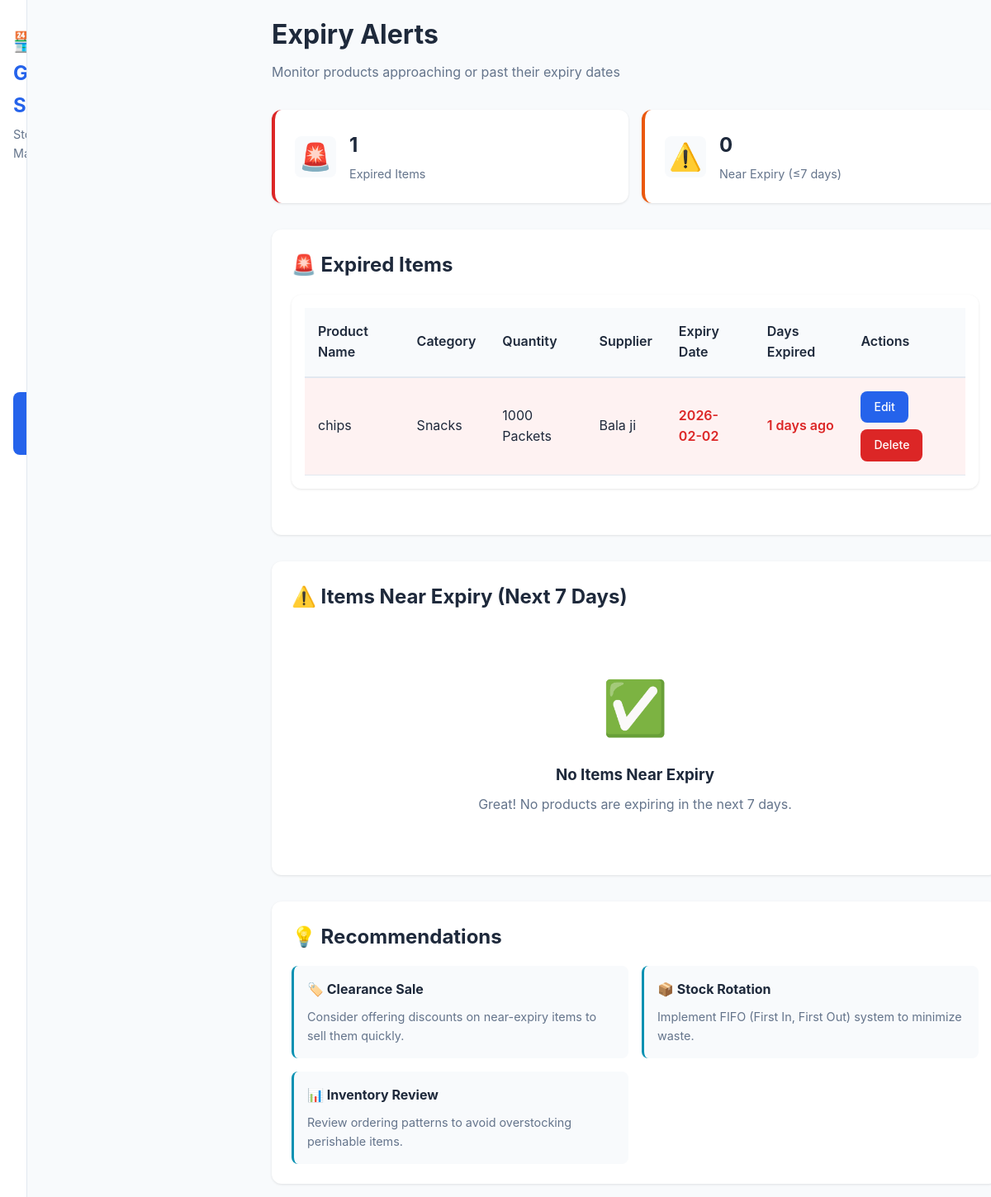
/expiry_alert (signed in), run on the app's committed database.
### tables this page shows
CREATE TABLE stock (
            id INTEGER PRIMARY KEY AUTOINCREMENT,
            product_name TEXT NOT NULL,
            category TEXT NOT NULL,
            quantity INTEGER NOT NULL,
            unit TEXT NOT NULL,
            purchase_price REAL NOT NULL,
            total_amount REAL NOT NULL,
            supplier_name TEXT NOT NULL,
            purchase_date TEXT NOT NULL,
            has_expiry TEXT NOT NULL,
            expiry_date TEXT,
            payment_status TEXT NOT NULL,
            paid_amount REAL NOT NULL,
            pending_amount REAL NOT NULL,
            notes TEXT,
            created_at TEXT NOT NULL,
            updated_at TEXT NOT NULL
        );

### app.py (the view)
@app.route('/expiry_alert')
def expiry_alert():
    if 'logged_in' not in session:
        return redirect(url_for('login'))
    conn = get_db_connection()
    all_stock = conn.execute('SELECT * FROM stock WHERE has_expiry = "YES" AND expiry_date IS NOT NULL').fetchall()
    conn.close()
    expired_items = []
    near_expiry_items = []
    for item in all_stock:
        status = calculate_expiry_status(item['expiry_date'])
        if status == 'expired':
            expired_items.append(dict(item))
        elif status == 'near_expiry':
            near_expiry_items.append(dict(item))
    return render_template('expiry_alert.html',
                         expired_items=expired_items,
                         near_expiry_items=near_expiry_items)

### app.py (called while the page is built)
@app.template_filter('days_since')
def days_since(date_str):
    if not date_str:
        return 0
    try:
        date_obj = datetime.strptime(date_str, '%Y-%m-%d').date()
        today = datetime.now().date()
        diff = (today - date_obj).days
        return max(0, diff)
    except:
        return 0

def get_db_connection():
    conn = sqlite3.connect('stock.db')
    conn.row_factory = sqlite3.Row
    return conn

def calculate_expiry_status(expiry_date):
    if not expiry_date:
        return None
    try:
        expiry = datetime.strptime(expiry_date, '%Y-%m-%d').date()
        today = datetime.now().date()
        days_until = (expiry - today).days
        if days_until < 0:
            return 'expired'
        elif days_until <= 7:
            return 'near_expiry'
        else:
            return 'fresh'
    except:
        return None

### templates/expiry_alert.html (shortened to what this page needs)
<!DOCTYPE html>
<html lang="en">
<head>
    <link rel="stylesheet" href="{{ url_for('static', filename='css/style.css') }}">
</head>
<body>
    <div class="app-container">
        <aside class="sidebar" id="sidebar">
            <div class="sidebar-header">
                <h2>🏪 General Store</h2>
                <p>Stock Management</p>
            </div>
            <nav class="sidebar-nav">
                <a href="{{ url_for('dashboard') }}" class="nav-item">
                </a>
                <a href="{{ url_for('add_product') }}" class="nav-item">
                </a>
                <a href="{{ url_for('view_stock') }}" class="nav-item">
                </a>
                <a href="{{ url_for('expiry_alert') }}" class="nav-item active">
                </a>
                <a href="{{ url_for('pending_suppliers') }}" class="nav-item">
                </a>
                <a href="{{ url_for('logout') }}" class="nav-item logout">
                </a>
            </nav>
        </aside>
        <main class="main-content">
            <header class="content-header">
                <h1>Expiry Alerts</h1>
                <p>Monitor products approaching or past their expiry dates</p>
            </header>
            <div class="alert-summary">
                <div class="alert-card danger">
                    <div class="alert-icon">🚨</div>
                    <div class="alert-content">
                        <h3>{{ expired_items|length }}</h3>
                        <p>Expired Items</p>
                    </div>
                </div>
                <div class="alert-card warning">
                    <div class="alert-icon">⚠️</div>
                    <div class="alert-content">
                        <h3>{{ near_expiry_items|length }}</h3>
                        <p>Near Expiry (≤7 days)</p>
                    </div>
                </div>
            </div>
            <section class="expiry-section">
                <h2>🚨 Expired Items</h2>
                {% if expired_items %}
                    <div class="table-container">
                        <table class="expiry-table">
                            <thead>
                                <tr>
                                    <th>Product Name</th>
                                    <th>Category</th>
                                    <th>Quantity</th>
                                    <th>Supplier</th>
                                    <th>Expiry Date</th>
                                    <th>Days Expired</th>
                                    <th>Actions</th>
                                </tr>
                            </thead>
                            <tbody>
                                {% for item in expired_items %}
                                <tr class="expired-row">
                                    <td>{{ item.product_name }}</td>
                                    <td>{{ item.category }}</td>
                                    <td>{{ item.quantity }} {{ item.unit }}</td>
                                    <td>{{ item.supplier_name }}</td>
                                    <td class="expired-date">{{ item.expiry_date }}</td>
                                    <td class="days-expired">
                                        {% set expiry_date = item.expiry_date %}
                                        {% if expiry_date %}
                                            {% set days_expired = (expiry_date|string|days_since) %}
                                            {% if days_expired > 0 %}
                                                {{ days_expired }} days ago
                                            {% else %}
                                                Today
                                            {% endif %}
                                        {% endif %}
                                    </td>
                                    <td>
                                        <div class="action-buttons">
                                            <a href="{{ url_for('edit_product', id=item.id) }}" class="btn btn-sm btn-primary">Edit</a>
                                            <a href="{{ url_for('delete_product', id=item.id) }}" class="btn btn-sm btn-danger" onclick="return confirm('Are you sure you want to delete this expired product?')">Delete</a>
                                        </div>
                                    </td>
                                </tr>
                                {% endfor %}
                            </tbody>
                        </table>
                    </div>
                {% else %}
                    <div class="empty-state">
                        <div class="empty-icon">✅</div>
                        <h3>No Expired Items</h3>
                        <p>Great! All your products are within their expiry dates.</p>
                    </div>
                {% endif %}
            </section>
            <section class="expiry-section">
                <h2>⚠️ Items Near Expiry (Next 7 Days)</h2>
                {% if near_expiry_items %}
                    <div class="table-container">
                        <table class="expiry-table">
                            <thead>
                                <tr>
                                    <th>Product Name</th>
                                    <th>Category</th>
                                    <th>Quantity</th>
                                    <th>Supplier</th>
                                    <th>Expiry Date</th>
                                    <th>Days Until Expiry</th>
                                    <th>Actions</th>
                                </tr>
                            </thead>
                            <tbody>
                                {% for item in near_expiry_items %}
                                <tr class="near-expiry-row">
                                    <td>{{ item.product_name }}</td>
                                    <td>{{ item.category }}</td>
                                    <td>{{ item.quantity }} {{ item.unit }}</td>
                                    <td>{{ item.supplier_name }}</td>
                                    <td class="near-expiry-date">{{ item.expiry_date }}</td>
                                    <td class="days-until">
                                        {% set expiry_date = item.expiry_date %}
                                        {% if expiry_date %}
                                            {% set days_until = (expiry_date|string|days_until) %}
                                            {% if days_until == 0 %}
                                                Today
                                            {% elif days_until == 1 %}
                                                Tomorrow
                                            {% else %}
                                                {{ days_until }} days
                                            {% endif %}
                                        {% endif %}
                                    </td>
                                    <td>
                                        <div class="action-buttons">
                                            <a href="{{ url_for('edit_product', id=item.id) }}" class="btn btn-sm btn-primary">Edit</a>
                                            <a href="{{ url_for('delete_product', id=item.id) }}" class="btn btn-sm btn-warning" onclick="return confirm('Are you sure you want to delete this product?')">Delete</a>
                                        </div>
                                    </td>
                                </tr>
                                {% endfor %}
                            </tbody>
                        </table>
                    </div>
                {% else %}
                    <div class="empty-state">
                        <div class="empty-icon">✅</div>
                        <h3>No Items Near Expiry</h3>
                        <p>Great! No products are expiring in the next 7 days.</p>
                    </div>
                {% endif %}
            </section>
            <section class="recommendations">
                <h2>💡 Recommendations</h2>
                <div class="recommendation-cards">
                    <div class="recommendation-card">
                        <h3>🏷️ Clearance Sale</h3>
                        <p>Consider offering discounts on near-expiry items to sell them quickly.</p>
                    </div>
                    <div class="recommendation-card">
                        <h3>📦 Stock Rotation</h3>
                        <p>Implement FIFO (First In, First Out) system to minimize waste.</p>
                    </div>
                    <div class="recommendation-card">
                        <h3>📊 Inventory Review</h3>
                        <p>Review ordering patterns to avoid overstocking perishable items.</p>
                    </div>
                </div>
            </section>
        </main>
    </div>
</body>
</html>

### data on the page
stock: product_name "chips", category "Snacks", quantity "1000", unit "Packets", supplier_name "Bala ji", expiry_date "2026-02-02", days_expired "1"

### other printed values
{{ expired_items|length }} "1"
{{ near_expiry_items|length }} "0"
